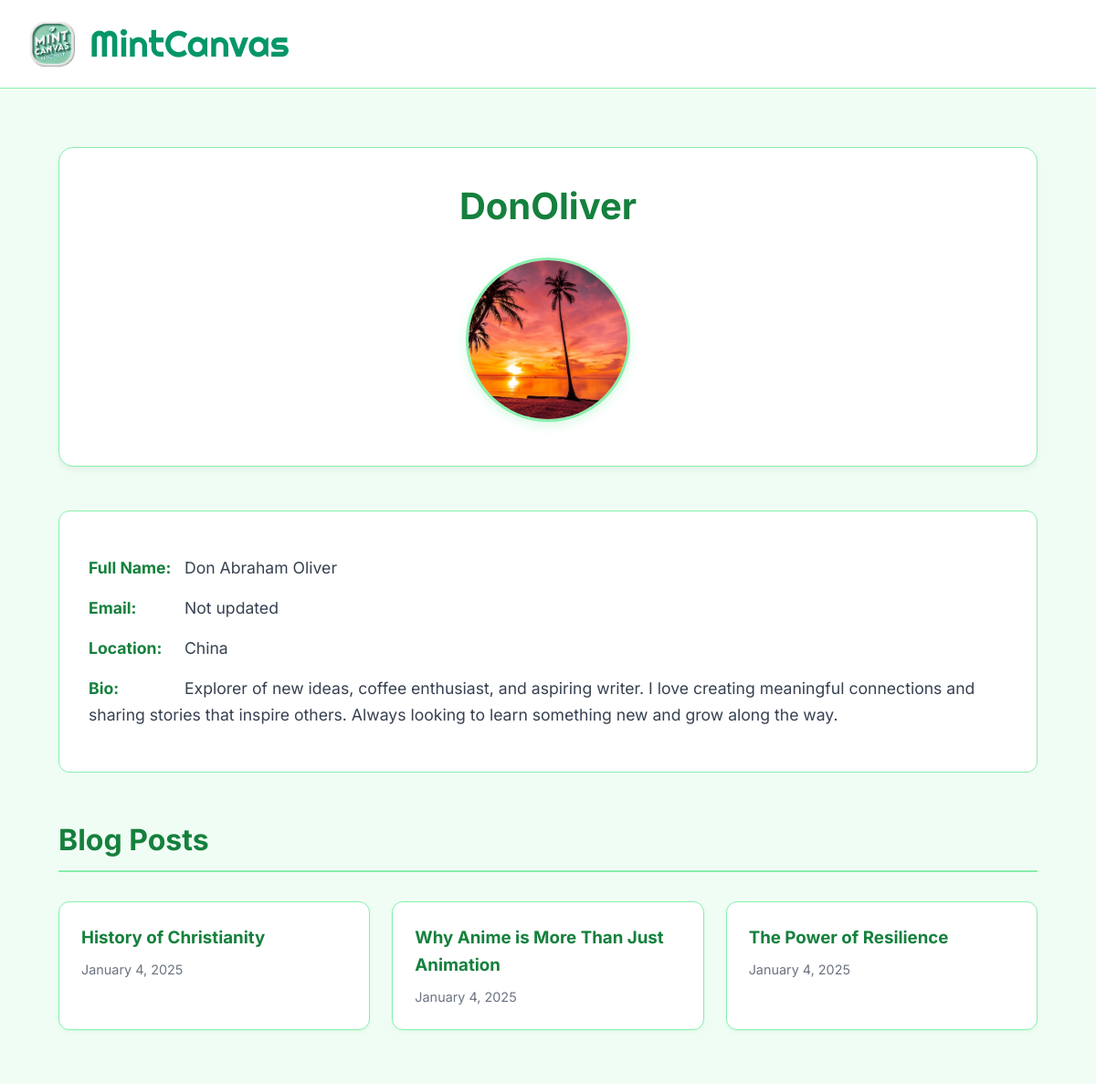
Screenshot of /profile/DonOliver/ with the database file from the repository.
### blog/models.py (models this page shows, shortened)
class Profile(models.Model):
    user = models.OneToOneField(User, on_delete=models.CASCADE)
    full_name = models.CharField(max_length=100, blank=True)
    bio = models.TextField(blank=True)
    email = models.EmailField(blank=True)
    location = models.CharField(max_length=100, blank=True)
    profile_photo = models.ImageField(upload_to='profile_pics/', blank=True, null=True)

class Post(models.Model):
    title = models.CharField(max_length=200)
    slug = models.SlugField(unique=True)
    content = RichTextField()
    author = models.ForeignKey(User, on_delete=models.CASCADE)
    image = models.ImageField(upload_to='blog_images/', blank=True, null=True)
    created_at = models.DateTimeField(auto_now_add=True)
    updated_at = models.DateTimeField(auto_now=True)

### blog/views.py (the view)
# urls.py: path('profile/<str:username>/', views.profile_view, name='profile_view'),
def profile_view(request, username):
    user = get_object_or_404(User, username=username)  # Make sure you import the User model correctly
    profile = get_object_or_404(Profile, user=user)
    posts = Post.objects.filter(author=user).order_by('-created_at')
    context = {
        'profile': profile,
        'posts': posts,
    }
    return render(request, 'blog/profile_view.html', context)

### templates/blog/profile_view.html (shortened to what this page needs)
{% extends 'base.html' %}
{% block content %}
<div class="profile">
    <div class="profile-header">
        <h1>{{ profile.user.username }}</h1>
        {% if profile.profile_photo %}
        <img src="{{ profile.profile_photo.url }}" alt="Profile Photo" class="rounded-photo">
        {% endif %}
    </div>
    <div class="profile-info">
        <p><strong>Full Name:</strong> {{ profile.full_name|default:"Not updated" }}</p>
        <p><strong>Email:</strong> {{ profile.email|default:"Not updated" }}</p>
        <p><strong>Location:</strong> {{ profile.location|default:"Not updated" }}</p>
        <p><strong>Bio:</strong> {{ profile.bio|default:"Not updated" }}</p>
    </div>
    <h2 class="section-title">Blog Posts</h2>
    <div class="posts-grid">
        {% for post in profile.user.post_set.all %}
            <div class="post-card">
                <h3><a href="{% url 'post_detail' post.slug %}">{{ post.title }}</a></h3>
                <p>{{ post.created_at|date:"F j, Y" }}</p>
            </div>
        {% empty %}
            <p>No blog posts available.</p>
        {% endfor %}
    </div>
</div>
{% endblock %}

### templates/base.html (style rules this page uses)
:root { --primary-color: #4ade80; --primary-dark: #22c55e; --secondary-color: #059669; --text-color: #374151; --light-mint: #f0fdf4; --mint-hover: #dcfce7; --border-color: #86efac; --border-radius: 8px; --transition: all 0.3s ease; }
* { box-sizing: border-box; margin: 0; padding: 0; }
body { margin: 0; padding: 0; font-family: 'Inter', -apple-system, BlinkMacSystemFont, sans-serif; background-color: var(--light-mint); color: var(--text-color); line-height: 1.6; }

### templates/blog/profile_view.html (style rules this page uses)
.profile { max-width: 1200px; margin: 2rem auto; padding: 2rem; background-color: #f0fdf4; min-height: 100vh; }
.profile-header { text-align: center; margin-bottom: 3rem; padding: 2rem; background-color: white; border-radius: 16px; box-shadow: 0 4px 6px rgba(0, 0, 0, 0.05); border: 1px solid #86efac; }
.profile h1 { color: #15803d; font-size: 2.5rem; margin-bottom: 1.5rem; }
.rounded-photo { width: 180px; height: 180px; border-radius: 50%; object-fit: cover; border: 3px solid #86efac; box-shadow: 0 4px 12px rgba(74, 222, 128, 0.2); margin: 1rem auto; display: block; }
.profile-info { background: white; padding: 2rem; border-radius: 12px; margin: 2rem 0; border: 1px solid #86efac; }
.profile-info p { margin: 1rem 0; color: #374151; font-size: 1.1rem; line-height: 1.6; }
.profile-info strong { color: #15803d; min-width: 100px; display: inline-block; }
.posts-grid { display: grid; grid-template-columns: repeat(auto-fill, minmax(300px, 1fr)); gap: 1.5rem; margin-top: 2rem; }
.post-card { background: white; border: 1px solid #86efac; border-radius: 12px; padding: 1.5rem; transition: all 0.3s ease; box-shadow: 0 2px 4px rgba(74, 222, 128, 0.1); }
.post-card h3 { color: #15803d; margin-bottom: 0.5rem; }
.post-card h3 a { text-decoration: none; color: inherit; }
.post-card p { color: #6b7280; font-size: 0.9rem; }
.section-title { color: #15803d; font-size: 2rem; margin: 3rem 0 1.5rem; border-bottom: 2px solid #86efac; padding-bottom: 0.5rem; }

### rows the page displays
Profile: user.username "DonOliver", profile_photo (picture), full_name "Don Abraham Oliver", email "Not updated", location "China", bio "Explorer of new ideas, coffee enthusiast, and aspiring writer. I love creating meaningful connections and sharing stories that inspire others. Always looking to learn something new and grow along the way."
Post: title "History of Christianity", created_at "January 4, 2025"
Post: title "Why Anime is More Than Just Animation", created_at "January 4, 2025"
Post: title "The Power of Resilience", created_at "January 4, 2025"
